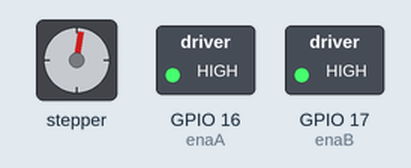
Recording of a sketch running on a simulated ESP32. On the bench: stepper motor, switched loads named in the sketch (green lamp = pin HIGH). Stepper angles assume 200 steps per turn.

Above: at 0.05 s.
At 0.25 s:
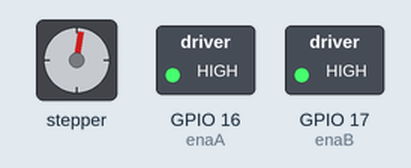
At 0.5 s:
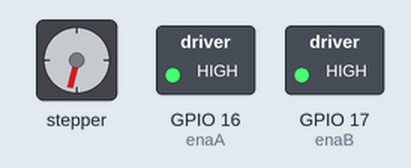
At 2.65 s:
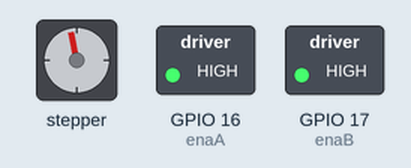
At 3.1 s:
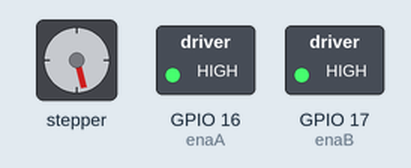
At 5.15 s:
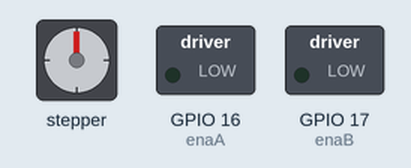
Timing chart, 0 to 6.8 s (numbered marks = the images above):
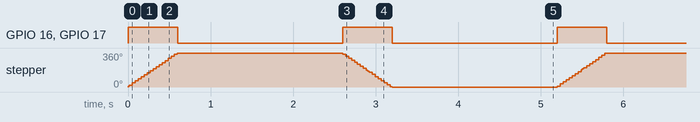

The sketch:

ESP32_L298N_Paso_a_Paso.ino
```cpp
/*

Programa que permite controlar un motor paso a paso bipolar de cuatro conductores
con un puente H del tipo L298N

Lo único que hay que identificar son los dos pares de cables que se conectan a cada
una de las dos bobinas. Una bobina se conecta a OUT1 y EOUT2 y la otra a OUT3 y OUT4, la polaridad no importa.

Para encontrar los dos cables de una bobina, haga lo siguiente con el motor desconectado:

Intente hacer girar el eje del motor paso a paso con la mano y fíjese en lo difícil que es girar.
Ahora elija un par de cables al azar del motor y toca los extremos desnudos entre sí.
A continuación, intente hacer girar de nuevo el eje del motor paso a paso.
Si siente mucha resistencia, ha encontrado un par de cables de la misma bobina. Si puede girar el eje libremente, pruebe con otro par de cables.
Ahora conecta las dos bobinas a los terminales de salida indicadas en el diagrama de cableado anterior.

*/
#include "Stepper.h"

// Definir el número de pasos por revolución:
const int pasosPorRevolucion = 200;

// Inicializar la librería Stepper en los pines IN1, IN2, IN3 & IN4
Stepper miMotorPasoAPaso = Stepper(pasosPorRevolucion, 32, 33, 25, 5);
// y ENAA ENAB
int enaA = 16;
int enaB = 17;

// quitar los puentes en los pines ENA y ENB del Puente H

void setup() {
  // Establecer la velocidad del motor (en RPM):
  miMotorPasoAPaso.setSpeed(100);
  pinMode(enaA, OUTPUT);
  pinMode(enaB, OUTPUT);

  digitalWrite(enaA, LOW);
  digitalWrite(enaB, LOW);
}

void loop() {
  // Hacer que el motor dé una revolución en una dirección:
  digitalWrite(enaA, HIGH);
  digitalWrite(enaB, HIGH);
  miMotorPasoAPaso.step(200);
  digitalWrite(enaA, LOW);
  digitalWrite(enaB, LOW);

  delay(2000);

  // Hacer que el motor dé una revolución en la dirección opuesta:
   digitalWrite(enaA, HIGH);
  digitalWrite(enaB, HIGH);
  miMotorPasoAPaso.step(-200);
  digitalWrite(enaA, LOW);
  digitalWrite(enaB, LOW);

  delay(2000);
}
```

Measured:
- by itself, GPIO 16 (enaA), GPIO 17 (enaB): alternates HIGH for 0.60 s and LOW for 2.0 s
- by itself, stepper: turns 360° clockwise in 0.59 s, then 360° counter-clockwise in 0.60 s, repeating every 5.2 s
